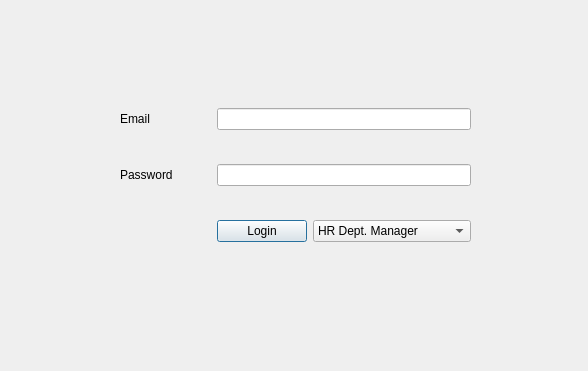
<?xml version="1.0" encoding="UTF-8"?>
<ui version="4.0">
 <class>Login</class>
 <widget class="QDialog" name="Login">
  <property name="geometry">
   <rect>
    <x>0</x>
    <y>0</y>
    <width>588</width>
    <height>371</height>
   </rect>
  </property>
  <property name="windowTitle">
   <string>Login</string>
  </property>
  <widget class="QWidget" name="">
   <property name="geometry">
    <rect>
     <x>120</x>
     <y>80</y>
     <width>351</width>
     <height>191</height>
    </rect>
   </property>
   <layout class="QGridLayout" name="gridLayout">
    <item row="0" column="0">
     <widget class="QLabel" name="lbl_email">
      <property name="text">
       <string>Email</string>
      </property>
     </widget>
    </item>
    <item row="0" column="1" colspan="2">
     <widget class="QLineEdit" name="ln_email"/>
    </item>
    <item row="1" column="0">
     <widget class="QLabel" name="lbl_password">
      <property name="text">
       <string>Password</string>
      </property>
     </widget>
    </item>
    <item row="1" column="1" colspan="2">
     <widget class="QLineEdit" name="ln_password">
      <property name="echoMode">
       <enum>QLineEdit::Password</enum>
      </property>
     </widget>
    </item>
    <item row="2" column="1">
     <widget class="QPushButton" name="btn_login">
      <property name="text">
       <string>Login</string>
      </property>
     </widget>
    </item>
    <item row="2" column="2">
     <widget class="QComboBox" name="cmb_dept">
      <item>
       <property name="text">
        <string>HR Dept. Manager</string>
       </property>
      </item>
      <item>
       <property name="text">
        <string>General Manager</string>
       </property>
      </item>
      <item>
       <property name="text">
        <string>Finance Dept. Manager</string>
       </property>
      </item>
     </widget>
    </item>
   </layout>
  </widget>
 </widget>
 <resources/>
 <connections/>
</ui>
